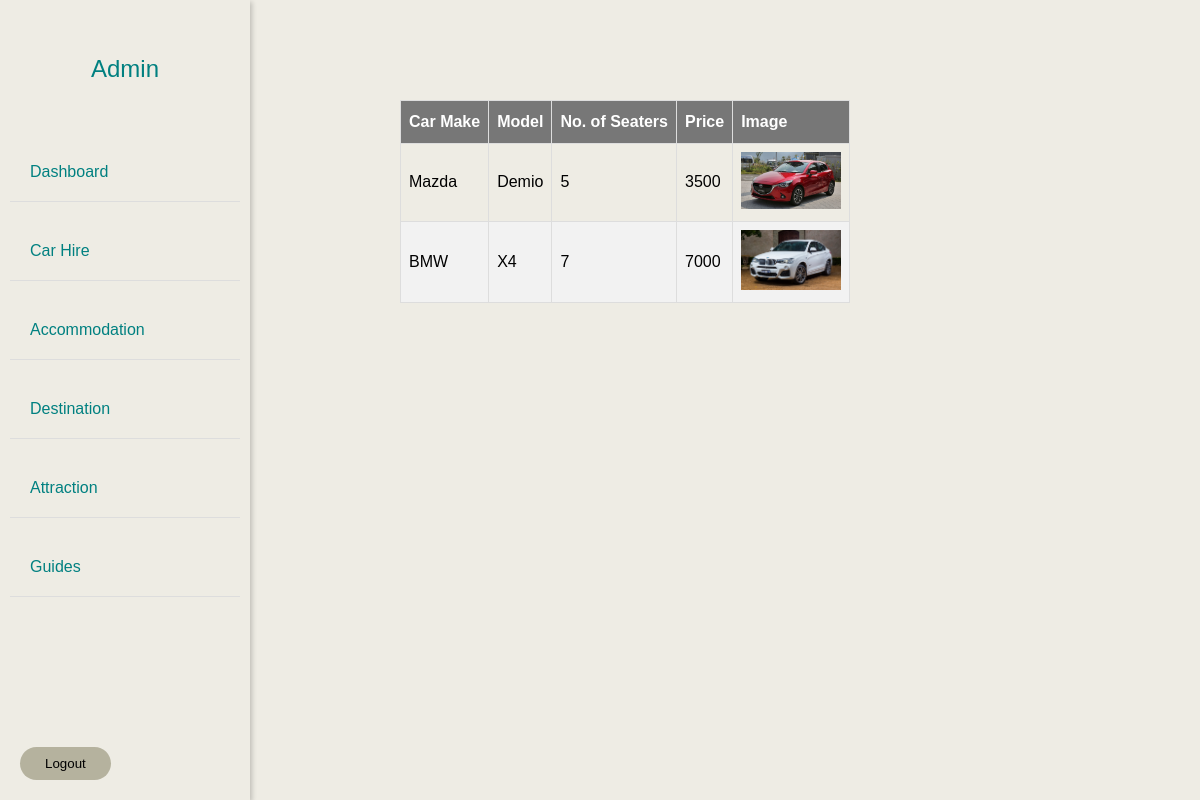
The page /addnew/carsforhirelist/ on the database as committed earlier.
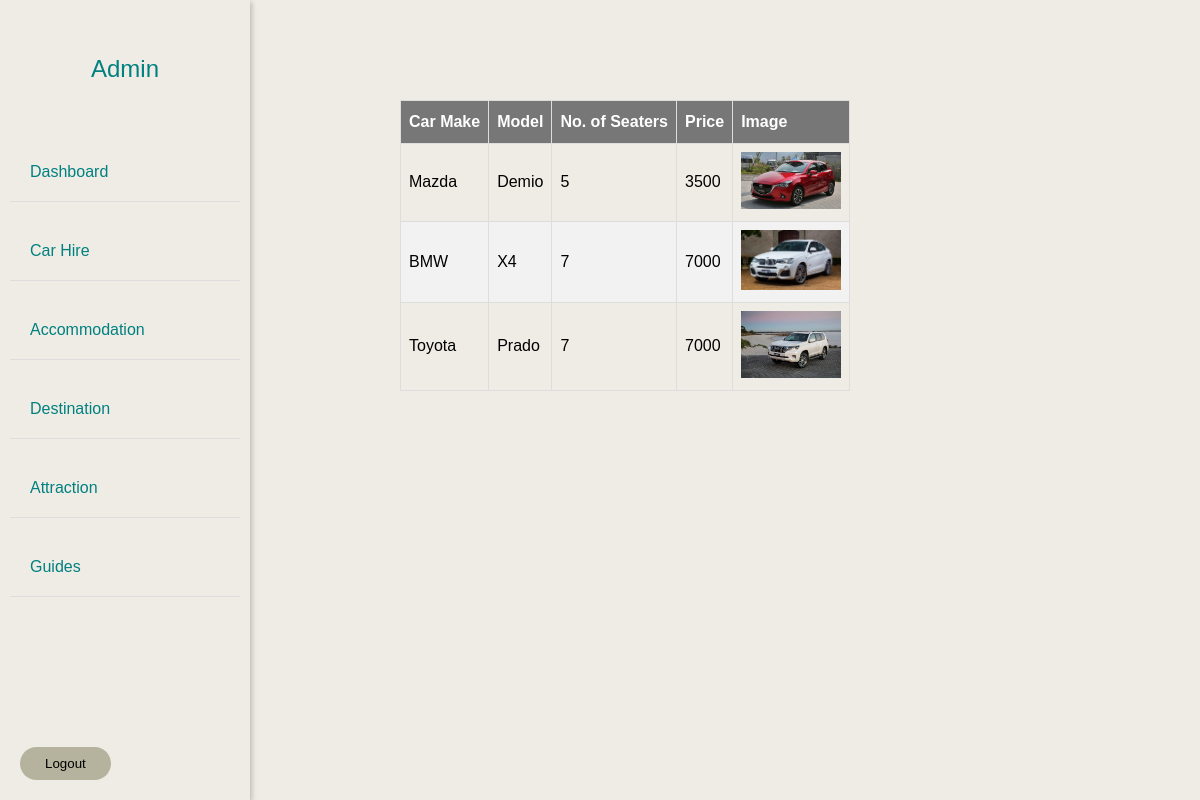
The same page on the database as committed later.
### Karibu_Kilifi/models.py (models this page shows, shortened)
class carHire(models.Model):
    make = models.CharField(max_length=25, verbose_name='Car Make')
    model = models.CharField(max_length=25, verbose_name='Car Model')
    seater = models.IntegerField(verbose_name='Seater')
    image = models.ImageField(verbose_name='Car Image', upload_to='images/', blank=True, null=True)
    price = models.IntegerField(verbose_name='Hiring Price')
    plate = models.CharField(max_length=8, verbose_name='Number Plate')
    description = models.TextField(max_length=100, verbose_name='Car Description', blank=True)

### Karibu_Kilifi/views.py (the view)
# urls.py: path('addnew/carsforhirelist/', carHire_list),
def carHire_list(request):
    carhireList = carHire.objects.all()
    return render(request, 'Car Hire/Admin/carhire_list.html', {"hire": carhireList})

### templates/Car Hire/Admin/carhire_list.html (shortened to what this page needs)
{% extends 'AdminIndex.html' %}
{% block content %}
<div class="tablelist">
<table id="cars">
    <thead>
        <tr>
            <th>Car Make</th>
            <th>Model</th>
            <th>No. of Seaters</th>
            <th>Price</th>
            <th>Image</th>
        </tr>
    </thead>
    <tbody>
    {% for cars in hire %}
    <tr>
        <td> {{cars.make}} </td>
        <td>{{ cars.model }}</td>
        <td>{{ cars.seater }}</td>
        <td>{{ cars.price }}</td>
        <td>
            {% if cars.image %}
                <img src="{{ cars.image.url }}" alt="Car Image" style="max-width: 100px; max-height: 100px;">
            {% else %}
                No Image Available
            {% endif %}
        </td>
    </tr>
        {% endfor %}
    </tbody>
</table>
</div>
{% endblock %}

Rows that differ between the two databases and show on the page:
added carHire: make "Toyota", model "Prado", seater "7", price "7000", image (picture)
